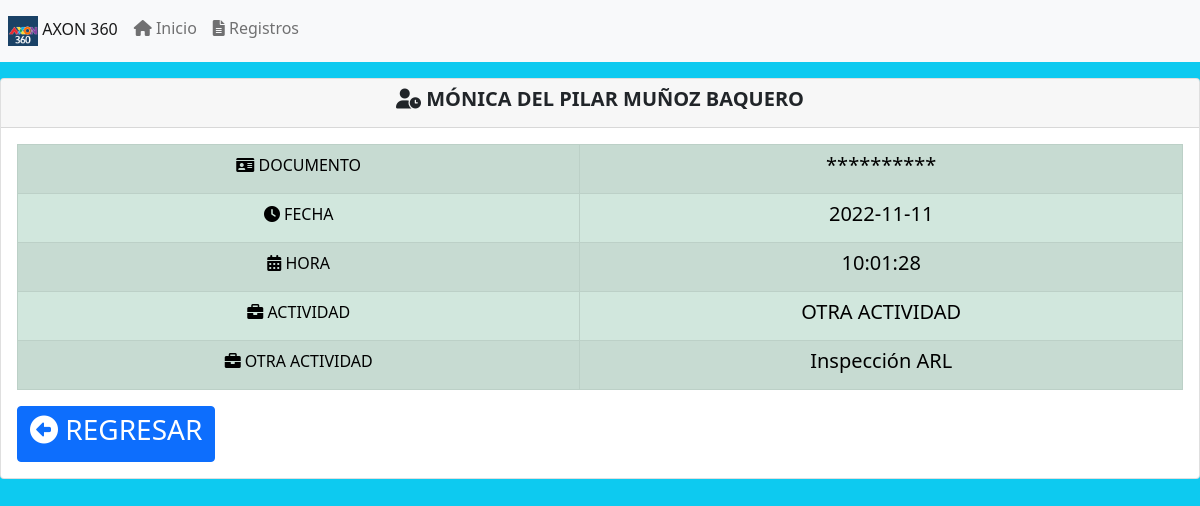
The app's page /?controlador=empleados&accion=consultar&id=169 with its own data.
### tables this page shows
CREATE TABLE `registros` (
  `id` int(11) NOT NULL,
  `nombre` varchar(100) NOT NULL,
  `documento` bigint(30) NOT NULL,
  `fecha` date NOT NULL DEFAULT current_timestamp(),
  `hora` time NOT NULL DEFAULT current_timestamp(),
  `actividad` varchar(100) NOT NULL,
  `otra` varchar(50) NOT NULL
);

### controller/controlador_empleados.php (called while the page is built, shortened)
<?php
class ControladorEmpleados{
    public function consultar(){
        $id=$_GET['id'];
        $empleado=Empleado::buscar($id);
        include_once("view/empleados/consultar.php");
    }
}
?>

### index.php (called while the page is built, shortened)
<?php
$accion="inicio";
include_once("model/empleado.php");
include_once('view/layouts/header.php');
include_once('view/layouts/footer.php');
if (isset($_GET['controlador']) && isset($_GET['accion'])){
    if(($_GET['controlador']!="") && ($_GET['accion']!="") ){
        $accion = $_GET['accion'];
    }
}
$controlador = new $ObjetoControlador();
$controlador->$accion();
?>

### model/empleado.php (called while the page is built, shortened)
<?php
class Empleado{
    public function __construct($id, $nombre, $documento, $fecha, $hora, $actividad, $otra){
        $this->nombre=$nombre;
        $this->fecha=$fecha;
        $this->hora=$hora;
        $this->actividad=$actividad;
        $this->otra=$otra;
    }
    public static function buscar($id){
        $conexionBD=Database::conectar();
        $sql=$conexionBD->prepare("SELECT * FROM registros WHERE id =?");
        $sql->execute(array($id));
        $empleado=$sql->fetch();
        return new Empleado($empleado['id'], $empleado['nombre'], $empleado['documento'], $empleado['fecha'], $empleado['hora'], $empleado['actividad'], $empleado['otra']);
    }
}
?>

### view/empleados/consultar.php (the view)
<?php
include_once('view/layouts/header.php');
?>
<div class="card mt-3">
    <div class="card-header text-center">
        <h5><b><i class="fa-solid fa-user-clock"></i> <?php echo  $empleado->nombre; ?></b></h5>
    </div>
    <div class="card-body">
     <table class="table table-success table-bordered text-center table-striped">
     <tr>
        <td><i class="fa-solid fa-id-card"></i> DOCUMENTO</td>
        <td><h5><?php echo "**********"; ?></h5></td>
     </tr>
     <tr>
        <td><i class="fa-solid fa-clock"></i> FECHA</td>
        <td><h5><?php echo  $empleado->fecha; ?></h5></td>
      </tr>
      <tr>
        <td><i class="fa-solid fa-calendar-days"></i> HORA</td>
        <td><h5><?php echo  $empleado->hora; ?></h5></td>
      </tr>
      <tr>
        <td><i class="fa-solid fa-briefcase"></i> ACTIVIDAD</td>
        <td><h5><?php echo $empleado->actividad; ?></h5></td>
      </tr>
      <tr>
        <td><i class="fa-solid fa-briefcase"></i> OTRA ACTIVIDAD</td>
        <td><h5><?php echo $empleado->otra; ?></h5></td>
      </tr>
     </table>
     <a href="?controlador=empleados&accion=inicio" class="btn btn-primary"><h3><i class="fa-solid fa-circle-left"></i> REGRESAR</h3></a>
    </div>
</div>
<?php
include_once('view/layouts/footer.php');
?>

### records on screen
registros: nombre "MÓNICA DEL PILAR MUÑOZ BAQUERO", fecha "2022-11-11", hora "10:01:28", actividad "OTRA ACTIVIDAD", otra "Inspección ARL"
